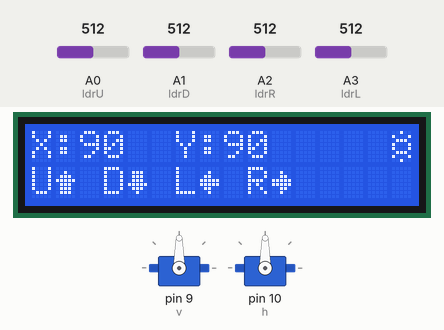
This sketch was run on a simulated Arduino Uno, built with avr-gcc and run on an emulated ATmega328P. Shown: 2 × servo, 16×2 character LCD. The inputs (shaded band) are chosen by the test bench; at power-on: A0 (ldrU) = 512, A2 (ldrR) = 512, A1 (ldrD) = 512, A3 (ldrL) = 512.

Above: at 1.2 s.
1.3 s: A0 (ldrU) set to 556
2.8 s: A0 (ldrU) set to 577
At 4.59 s:
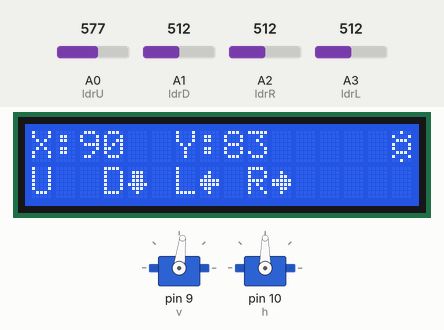
5.8 s: A2 (ldrR) set to 555
8.8 s: A2 (ldrR) set to 574
At 9.64 s:
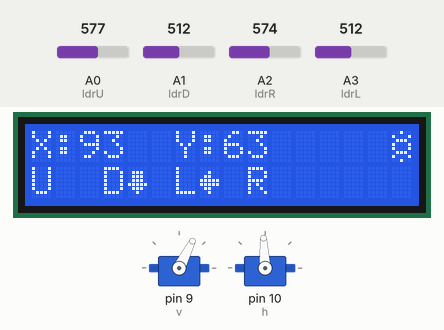
11.7 s: A1 (ldrD) set to 619
At 12.92 s:
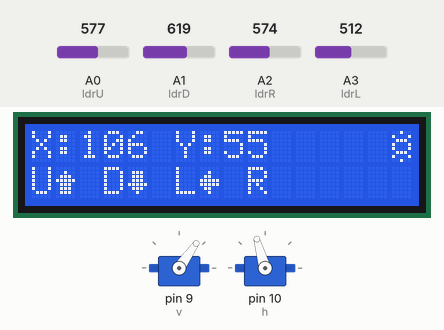
14.7 s: A1 (ldrD) set to 643
At 15.96 s:
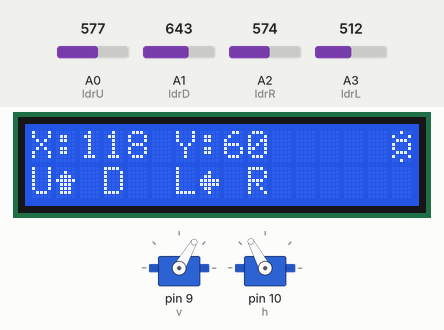
Timing chart, 0 to 22.6 s (numbered marks = the images above; inputs shaded):
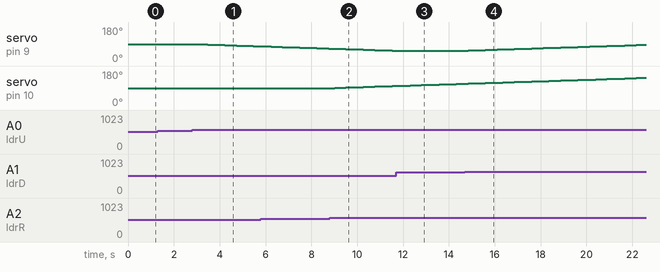

Measured:
- the behaviour switches between 562 and 563 on A0 (ldrU) (found by bisection; images 0 and 1)
- the behaviour switches between 562 and 563 on A2 (ldrR) (found by bisection; images 1 and 2)
- the behaviour switches between 627 and 628 on A1 (ldrD) (found by bisection; images 3 and 4)
- after the input at 1.3 s, every drawn part: stays the same
- after the input at 2.8 s, servo on pin 9 (v): moves from 90° to 78° over 2.8 s, starting after 0.15 s; the display: first changes after 0.15 s (image 1 shows a later state)
- after the input at 8.8 s, servo on pin 10 (h): moves from 90° to 101° over 2.5 s, starting after 0.21 s; the display: first changes after 0.21 s (image 2 shows a later state)
- after the input at 11.7 s, servo on pin 9 (v): stays 55° (without the input it goes to 54° after 0.08 s)
- after the input at 14.7 s, servo on pin 9 (v): moves from 55° to 86° over 7.6 s, starting after 0.14 s

The sketch:

Automatic_Sunlight_Tracking.INO
```cpp
/*Automatic Sunlight Tracking using LDRs
*3B Case Study
*/

#include <Servo.h>
#include <LCD_I2C.h>

LCD_I2C lcd(0x27);
Servo v; //Vertical servo
Servo h; //Horizontal servo

int ldrU = A0;
int ldrD = A1;
int ldrR = A2;
int ldrL = A3;

//Initital Servo Position at startup
int posV = 90;
int posH = 90;

//Initialize variables for blinking arrows in lcd
unsigned long UprevMillis = 0;
unsigned long DprevMillis = 0;
unsigned long LprevMillis = 0;
unsigned long RprevMillis = 0;
const long arrowinterval = 500;
bool Uvisib = true;
bool Dvisib = true;
bool Lvisib = true;
bool Rvisib = true;

unsigned long sunsetStartTime = 0;
const unsigned long sunsetDelay = 300000;
bool isDark = false;
bool hasReset = false;

//create symbols to show on lcd
byte sun[8] = {
    0b00100,
    0b10001,
    0b01110,
    0b10001,
    0b10001,
    0b01110,
    0b10001,
    0b00100
  };
  byte arrowUp[8] = {
    0b00000,
    0b00100,
    0b01110,
    0b11111,
    0b01110,
    0b01110,
    0b01110,
    0b00000
  };
  byte arrowDown[8] = {
    0b00000,
    0b01110,
    0b01110,
    0b01110,
    0b11111,
    0b01110,
    0b00100,
    0b00000
  };
  byte arrowRight[8] = {
    0b00000,
    0b00100,
    0b00110,
    0b11111,
    0b11111,
    0b00110,
    0b00100,
    0b00000
  };
  byte arrowLeft[8] = {
    0b00000,
    0b00100,
    0b01100,
    0b11111,
    0b11111,
    0b01100,
    0b00100,
    0b00000
  };

  //Place a permanent simple Sun symbol on the LCD
  void setSun(){
    lcd.createChar(0, sun);
    lcd.setCursor(15, 0);
    lcd.write(byte(0));
  }

  void setup(){
    v.attach(9);
    h.attach(10);
    lcd.begin();
    lcd.backlight();
    setSun();
  }
  //update X and Y servo angles shown on the LCD
  void updateLCDXY(int posX_Prev, int posY_Prev, int posX, int posY) {
    if (posX != posX_Prev || posY != posY_Prev){
      lcd.setCursor(0, 0);
      lcd.print("               ");
    }
    lcd.setCursor(0, 0);
    lcd.print("X: ");
    lcd.setCursor(2, 0);
    lcd.print(posX);
    lcd.setCursor(6, 0);
    lcd.print("Y: ");
    lcd.setCursor(8, 0);
    lcd.print(posY);
    setSun();
  }

  //Blinking of Up, Down, Left, Right Arrows
  void updateUDLR(int posX_Prev, int posY_Prev, int posX, int posY) {
    unsigned long currentMillis = millis();

    lcd.setCursor(0, 1);
    lcd.print("U");

    if (currentMillis - UprevMillis >= arrowinterval) {
      UprevMillis = currentMillis;
      if (Uvisib) {
        lcd.createChar(1, arrowUp);
        lcd.setCursor(1, 1);
        lcd.write(byte(1));
      } else {
        if (posY_Prev > posY && posY_Prev != posY) {
          lcd.setCursor(1, 1);
          lcd.print(" ");
        }
      }

      Uvisib = !Uvisib;
    }

    lcd.setCursor(3, 1);
    lcd.print("D");

    if (currentMillis - DprevMillis >= arrowinterval) {
      DprevMillis = currentMillis;
      if (Dvisib) {
        lcd.createChar(2, arrowDown);
        lcd.setCursor(4, 1);
        lcd.write(byte(2));
      } else {
        if (posY_Prev < posY && posY_Prev != posY) {
          lcd.setCursor(4, 1);
          lcd.print(" ");
        }
      }

      Dvisib = !Dvisib;
    }

    lcd.setCursor(6, 1);
    lcd.print("L");

    if (currentMillis - LprevMillis >= arrowinterval) {
      LprevMillis = currentMillis;
      if (Lvisib) {
        lcd.createChar(3, arrowLeft);
        lcd.setCursor(7, 1);
        lcd.write(byte(3));
      } else {
        if (posX_Prev > posX && posX_Prev != posX) {
          lcd.setCursor(7, 1);
          lcd.print(" ");
        }
      }

      Lvisib = !Lvisib;
    }


    lcd.setCursor(9, 1);
    lcd.print("R");

    if (currentMillis - RprevMillis >= arrowinterval) {
      RprevMillis = currentMillis;
      if (Rvisib) {
        lcd.createChar(4, arrowRight);
        lcd.setCursor(10, 1);
        lcd.write(byte(4));
      } else {
        if (posX_Prev < posX && posX_Prev != posX) {
          lcd.setCursor(10, 1);
          lcd.print(" ");
        }
      }

      Rvisib = !Rvisib;
    }
}

void checkSunsetAndReset(int valU, int valD, int valL, int valR) {
  int nightThreshold = 200; // LDR values below this = dark
  unsigned long currentMillis = millis();

  if (valU < nightThreshold && valD < nightThreshold &&
      valL < nightThreshold && valR < nightThreshold) {

    if (!isDark) {
      isDark = true;
      sunsetStartTime = currentMillis; // Start timing
    }

    // Check if its dark within given time
    if (isDark && !hasReset && currentMillis - sunsetStartTime >= sunsetDelay) {
      posV = 90;
      posH = 90;
      v.write(posV);
      h.write(posH);
      hasReset = true;

      lcd.setCursor(0, 1);
      lcd.print("On Standby");
    }

  } else {
    // Light returned, reset flags
    isDark = false;
    hasReset = false;
  }
}


void loop() {
    int valU = analogRead(ldrU);
    int valD = analogRead(ldrD);
    int valR = analogRead(ldrR);
    int valL = analogRead(ldrL);

   // Tolerance to prevent jittering
  int tolerance = 50;

  int posV_Prev = posV;
  int posH_Prev = posH;

  // Up and Down value for Vservo motion
  if (abs(valU - valD) > tolerance) {
    if (valU > valD) {
      posV--;
    } else {
      posV++;
    }
  }

  //Right and Left value for Hservo motion
  if (abs(valR - valL) > tolerance) {
    if (valR > valL) {
      posH++;
    } else {
      posH--;
    }
  }

  // Constrain servo angle positions
  posV = constrain(posV, 2, 177);
  posH = constrain(posH, 2, 177);

  updateLCDXY(posH_Prev, posV_Prev, posH, posV);
  updateUDLR(posH_Prev, posV_Prev, posH, posV);

  // Move servos
  v.write(posV);
  h.write(posH);

  delay(200); // Small delay to prevent too fast motion

  checkSunsetAndReset(valU, valD, valL, valR);
}
```
